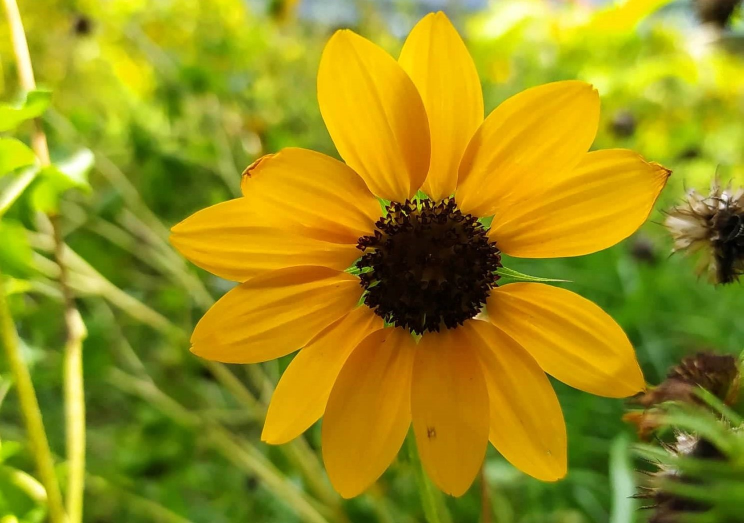
#> input picture assignment1/sunflower.jpg, 1487 x 1046 px (shown at 1/2 size)
$ python assignment1.py
#> lines starting #> are read from the running program, lines starting #| are printed output that depends on the picture; after the words box and inside, x2 and y2 are one past the last pixel; in counts of white or black regions, pixels touching at a corner belong together
import matplotlib.pyplot as plt
import cv2

def main():
    # Read in the image
    img_path = './sunflower.jpg'
    image_rgb = plt.imread(img_path)
#> image_rgb is the input picture: shape (1046, 1487, 3); mean R, G, B 154.4, 144.7, 23.3

    # Convert to red green and blue channels
    image_red = image_rgb[:, :, 0]
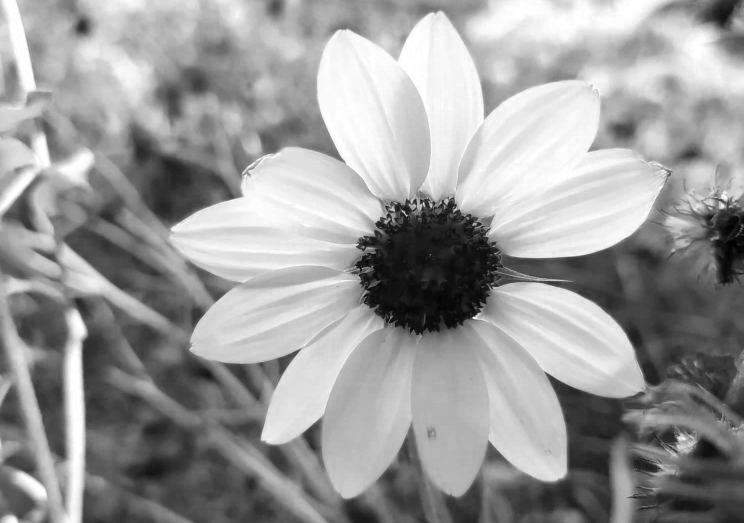
#> image_red: shape (1046, 1487) (shown at 1/2 size); min 0, max 255, mean 154.4
    image_green = image_rgb[:, :, 1]
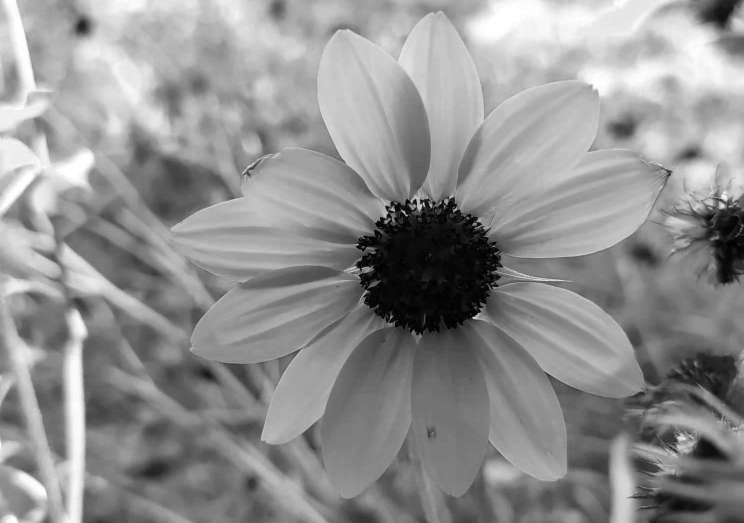
#> image_green: shape (1046, 1487) (shown at 1/2 size); min 0, max 255, mean 144.7
    image_blue = image_rgb[:, :, 2]
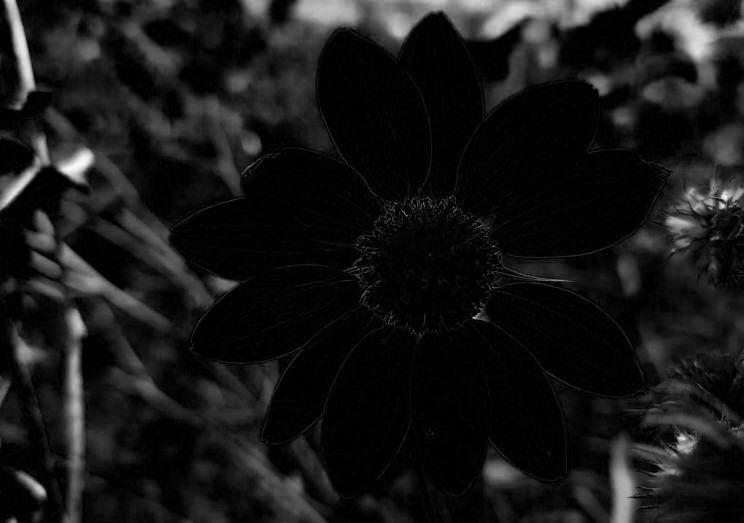
#> image_blue: shape (1046, 1487) (shown at 1/2 size); min 0, max 251, mean 23.3

    image_grayscale = cv2.cvtColor(image_rgb, cv2.COLOR_RGB2GRAY)
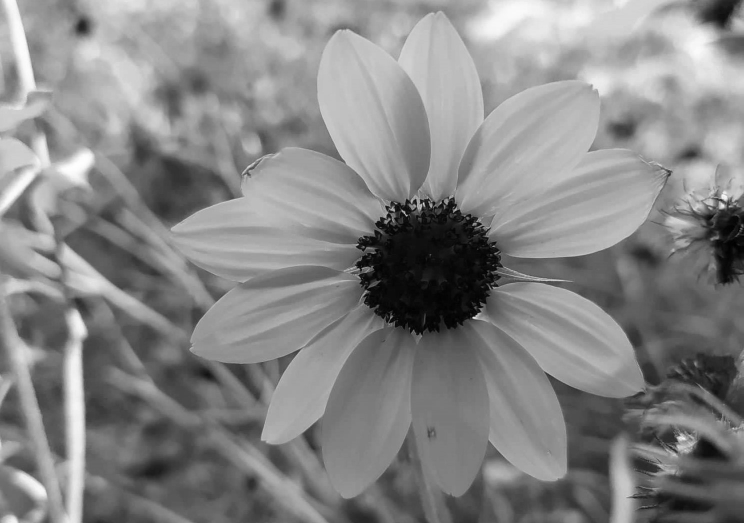
#> image_grayscale: shape (1046, 1487) (shown at 1/2 size); min 0, max 254, mean 133.7
    image_binary = cv2.threshold(image_grayscale, 127, 255, cv2.THRESH_BINARY)[1]
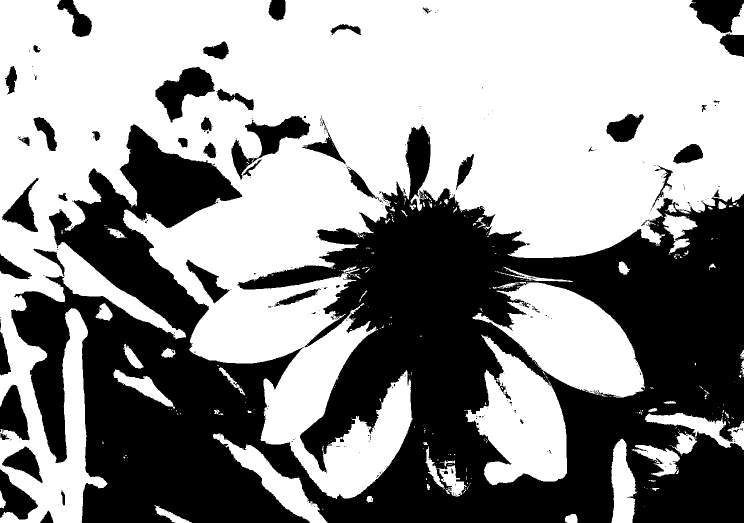
#> image_binary: shape (1046, 1487) (shown at 1/2 size); 57.5% white; 345 black regions (288 under 20 px), largest, box (x1, y1, x2, y2) and area: (22, 249, 1487, 1046) 601015, (463, 232, 621, 360) 6328, (311, 133, 430, 245) 6241

    # Plot the images
    images = [image_rgb, image_red, image_green, image_blue, image_grayscale, image_binary]
    titles = ['RGB', 'Red', 'Green', 'Blue', 'Grayscale', 'Binary']

    # create images directory
    import os
    if not os.path.exists('images'):
        os.makedirs('images')

    for i in range(6):
        plt.figure(figsize=(15, 10))
        # plt.subplot(2, 3, i + 1)
        plt.title(titles[i])
        ch = len(images[i].shape)
        if ch == 3:
            plt.imshow(images[i])
        else:
            plt.imshow(images[i],cmap='gray')
        plt.savefig('./images/image_'+str(titles[i])+'.png')

    #calculate the histogram of the image
    hist_grayscale = cv2.calcHist([image_grayscale],[0],None,[256],[0,256])
#> hist_grayscale = 256 values, max 16946 at index 162, min 0 at index 255, mean 6075.8
    hist_red = cv2.calcHist([image_rgb],[2],None,[256],[0,256])
#> hist_red = 256 values, max 273265 at index 0, min 0 at index 252, mean 6075.8
    hist_green = cv2.calcHist([image_rgb],[1],None,[256],[0,256])
#> hist_green = 256 values, max 13808 at index 123, min 761 at index 31, mean 6075.8
    hist_blue = cv2.calcHist([image_rgb],[0],None,[256],[0,256])
#> hist_blue = 256 values, max 11542 at index 179, min 14 at index 0, mean 6075.8
    hist_binary = cv2.calcHist([image_binary],[0],None,[256],[0,256])
#> hist_binary = 256 values, max 894579 at index 255, min 0 at index 1, mean 6075.8

    histogram_images = [hist_grayscale, hist_red, hist_green, hist_blue, hist_binary]
    histogram_titles = ['Grayscale', 'Red', 'Green', 'Blue', 'Binary']

    # create histograms directory
    if not os.path.exists('histograms'):
        os.makedirs('histograms')

    for i in range(5):
        plt.figure(figsize=(10, 10))
        # plt.subplot(2, 3, i + 1)
        plt.title(histogram_titles[i])
        plt.plot(histogram_images[i])
        if histogram_titles[i] == 'Binary':
            plt.xlim([-10, 260])
        else:
            plt.xlim([0, 256])
        plt.savefig('./histograms/hist_'+str(histogram_titles[i])+'.png')

if __name__=='__main__':
    main()
#> figure, not shown here; curve peaks at x = 123, y = 13808
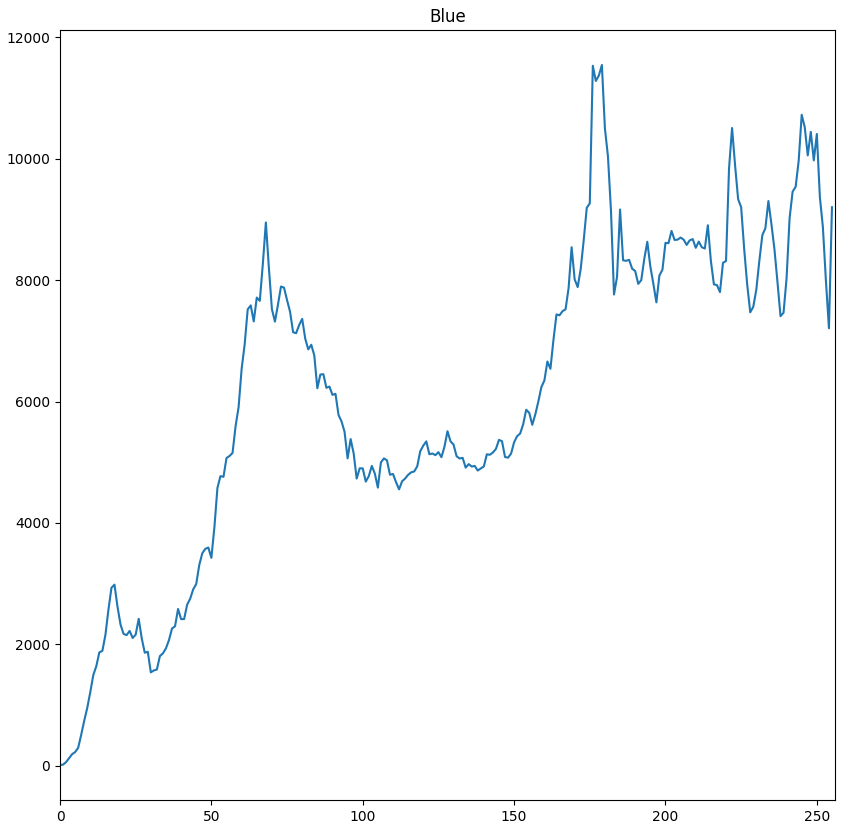
#> figure drawn by matplotlib, 1 panel; curve peaks at x = 179, y = 11542
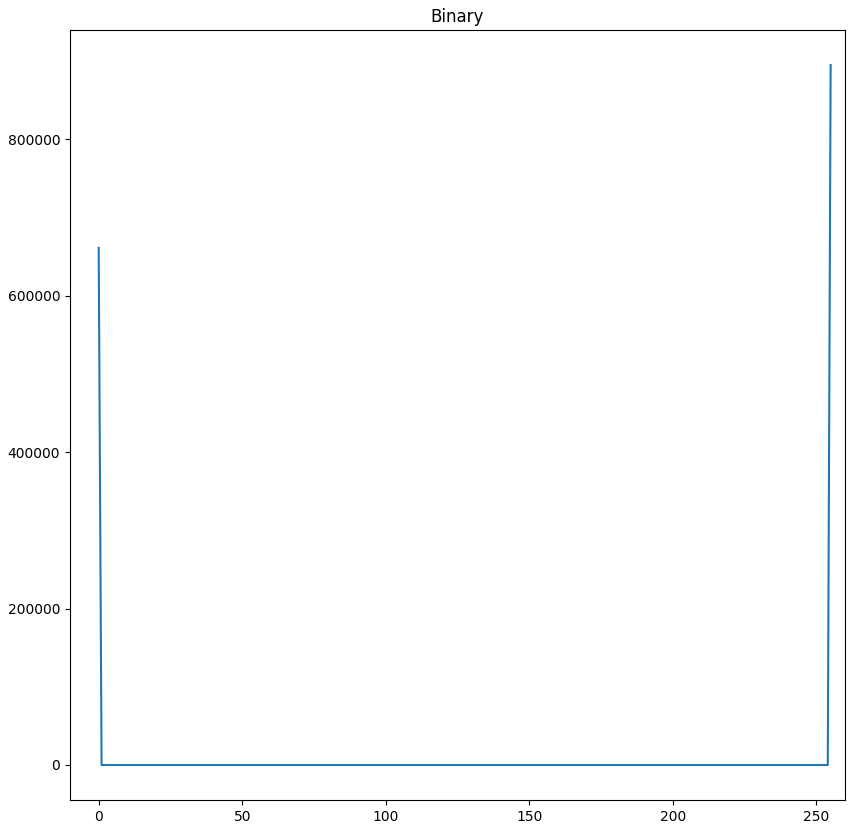
#> figure drawn by matplotlib, 1 panel; curve peaks at x = 255, y = 894579

$ run again, with assignment1/image.jpg copied over assignment1/sunflower.jpg
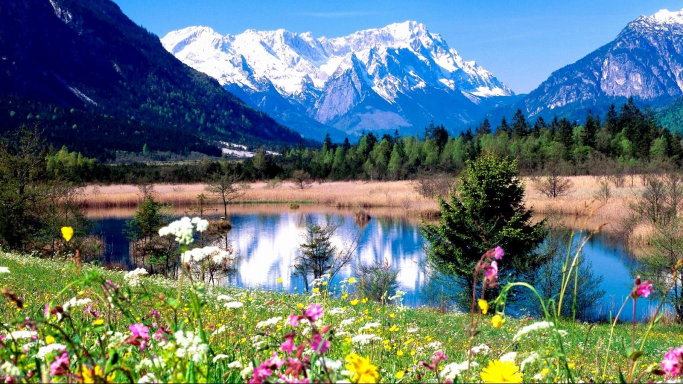
#> input picture assignment1/image.jpg, 1366 x 768 px (shown at 1/2 size)
#> in main, image_rgb is the input picture: shape (768, 1366, 3); mean R, G, B 98.2, 118.5, 121.8
#> in main, `image_binary = cv2.threshold(image_grayscale, 127, 255, cv2.THRESH_BIN..`:
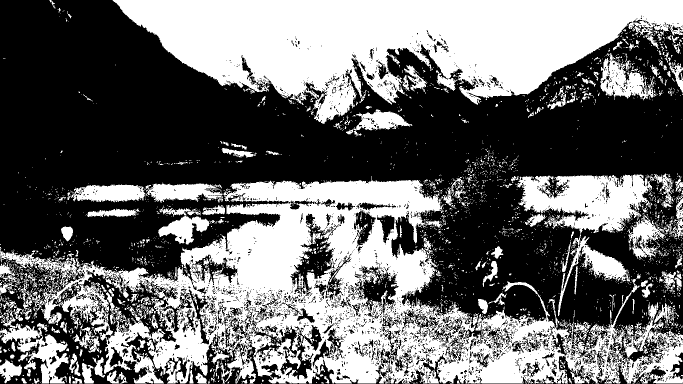
#> image_binary: shape (768, 1366) (shown at 1/2 size); 42.8% white; 3341 white regions (3067 under 20 px), largest, box (x1, y1, x2, y2) and area: (0, 352, 1366, 767) 200281, (225, 0, 1366, 248) 155823, (1031, 348, 1304, 496) 19971
#> hist_grayscale = 256 values, max 17564 at index 9, min 1248 at index 234, mean 4098
#> hist_red = 256 values, max 31219 at index 255, min 1825 at index 169, mean 4098
#> hist_green = 256 values, max 28123 at index 0, min 1283 at index 230, mean 4098
#> hist_blue = 256 values, max 98414 at index 0, min 1856 at index 218, mean 4098
#> hist_binary = 256 values, max 600349 at index 0, min 0 at index 1, mean 4098
#> `main()`:
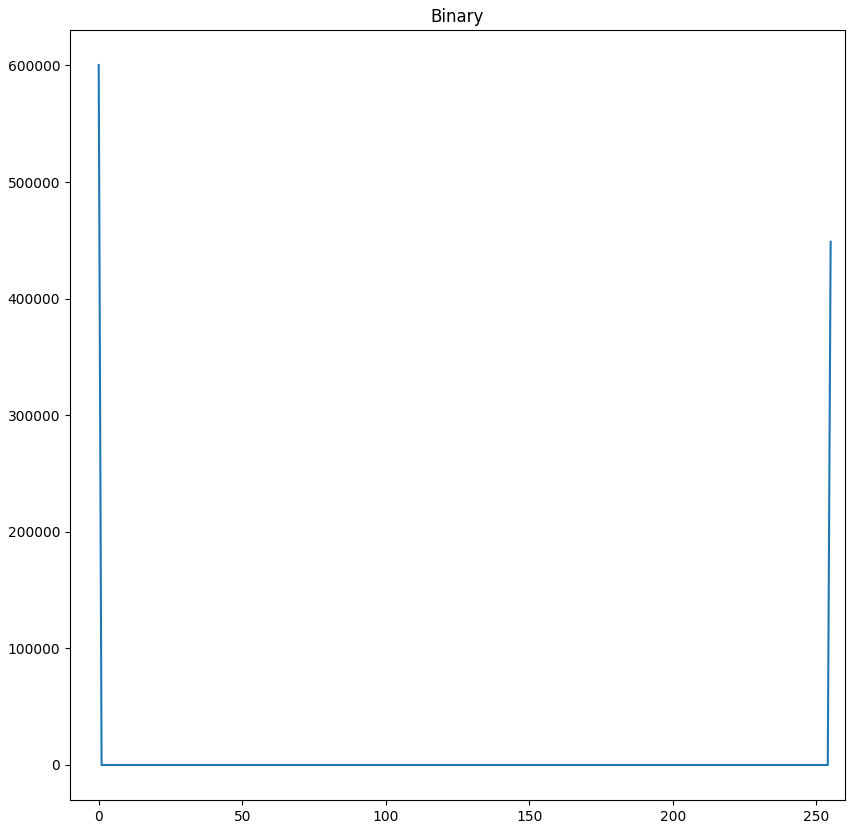
#> figure drawn by matplotlib, 1 panel; curve peaks at x = 0, y = 600349

$ run again, with assignment1/whiteFlower.jpg copied over assignment1/sunflower.jpg
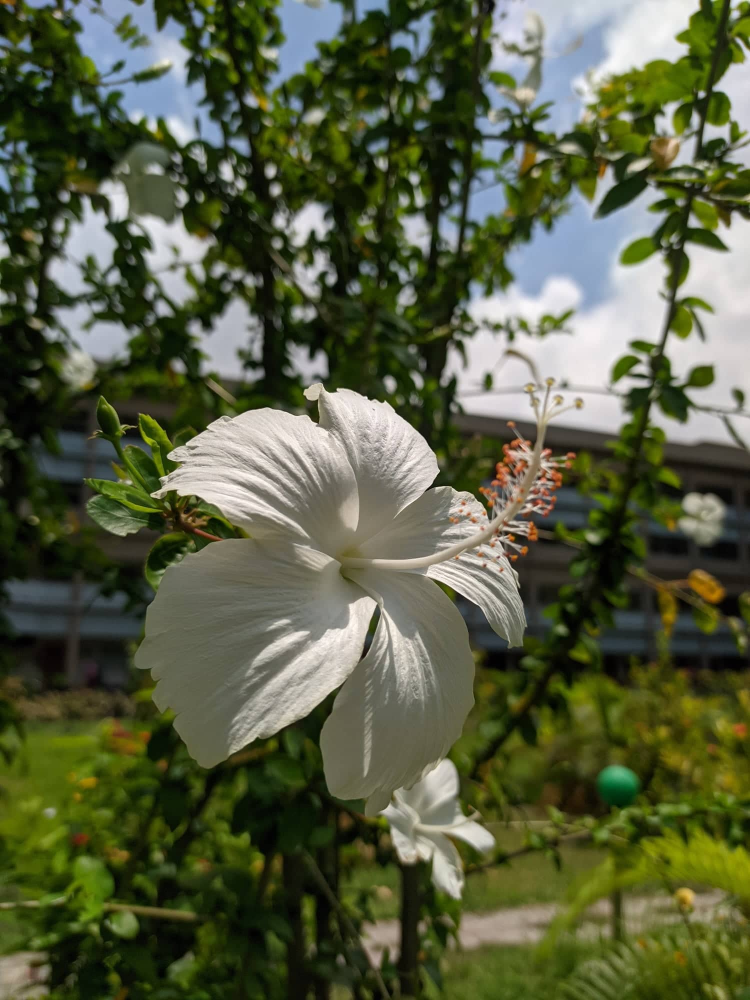
#> input picture assignment1/whiteFlower.jpg, 1500 x 2000 px (shown at 1/2 size)
#> in main, image_rgb is the input picture: shape (2000, 1500, 3); mean R, G, B 87.5, 93.9, 66.2
#> in main, `image_binary = cv2.threshold(image_grayscale, 127, 255, cv2.THRESH_BIN..`:
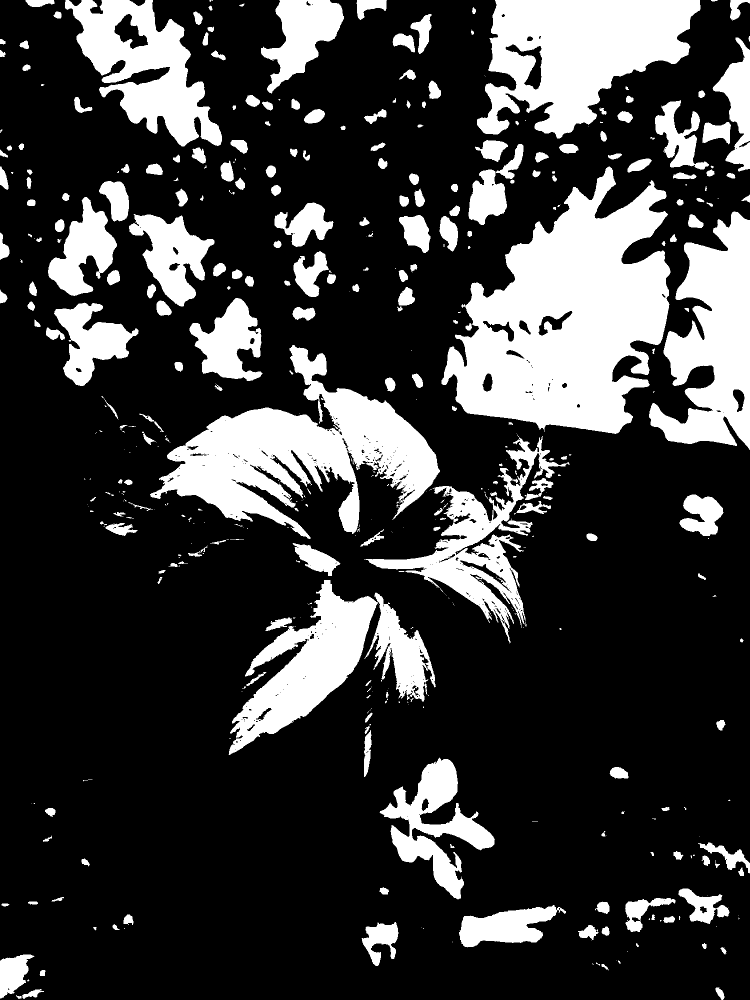
#> image_binary: shape (2000, 1500) (shown at 1/2 size); 23.5% white; 484 white regions (223 under 20 px), largest, box (x1, y1, x2, y2) and area: (883, 333, 1341, 868) 141683, (300, 690, 880, 1078) 86690, (954, 0, 1401, 277) 74061
#> hist_grayscale = 256 values, max 33001 at index 96, min 0 at index 255, mean 11718.8
#> hist_red = 256 values, max 122502 at index 0, min 0 at index 254, mean 11718.8
#> hist_green = 256 values, max 34619 at index 99, min 17 at index 255, mean 11718.8
#> hist_blue = 256 values, max 30836 at index 97, min 192 at index 254, mean 11718.8
#> hist_binary = 256 values, max 2294455 at index 0, min 0 at index 1, mean 11718.8
#> `main()`:
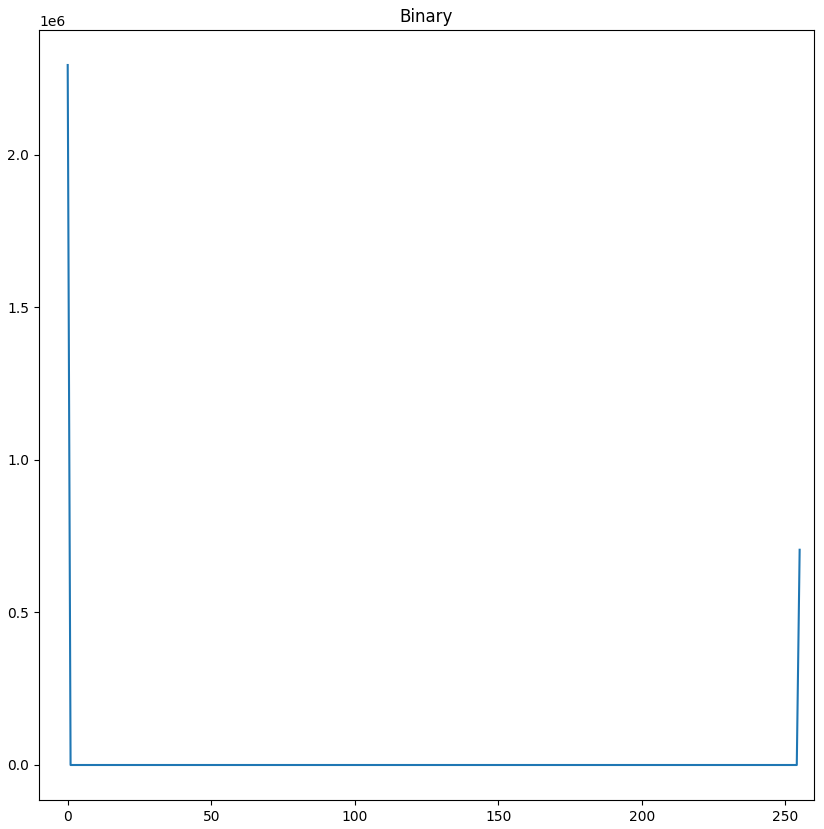
#> figure drawn by matplotlib, 1 panel; curve peaks at x = 0, y = 2294455
